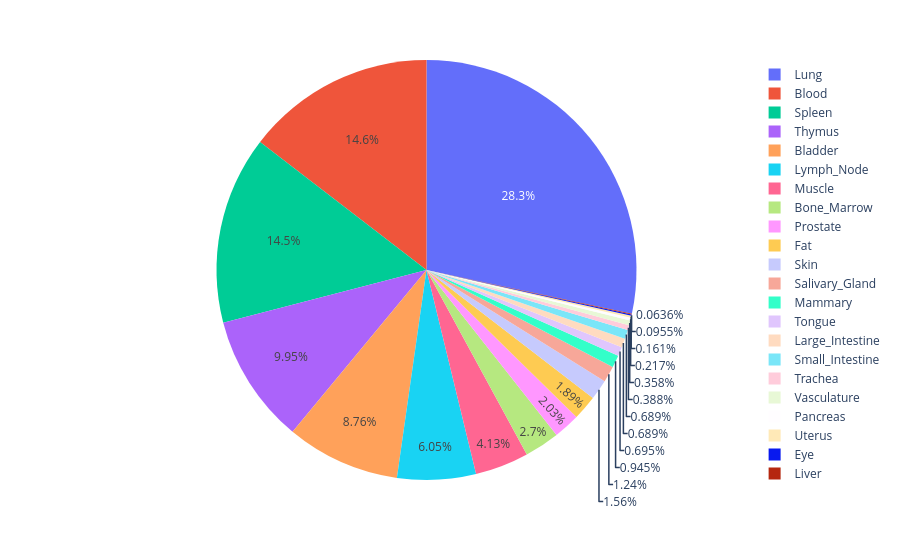

The code cell stored with this chart in its notebook:
### Code cell
fig.show()

### Figure 1 — Plotly figure (JSON) as saved in the notebook; plotly's stock layout.template omitted (floating-point values rounded to 4 significant figures)
{"data": [{"domain": {"x": [0, 1], "y": [0, 1]}, "hovertemplate": "tissue_in_publication=%{label}<br>count=%{value}<extra></extra>", "labels": ["Lung", "Blood", "Spleen", "Thymus", "Bladder", "Lymph_Node", "Muscle", "Bone_Marrow", "Prostate", "Fat", "Skin", "Salivary_Gland", "Mammary", "Tongue", "Large_Intestine", "Small_Intestine", "Trachea", "Vasculature", "Pancreas", "Uterus", "Eye", "Liver"], "legendgroup": "", "name": "", "showlegend": true, "type": "pie", "values": [15137, 7777, 7738, 5314, 4677, 3231, 2207, 1442, 1087, 1012, 834, 665, 505, 371, 368, 368, 207, 191, 116, 86, 51, 34]}], "layout": {"legend": {"tracegroupgap": 0}, "margin": {"t": 60}}}
